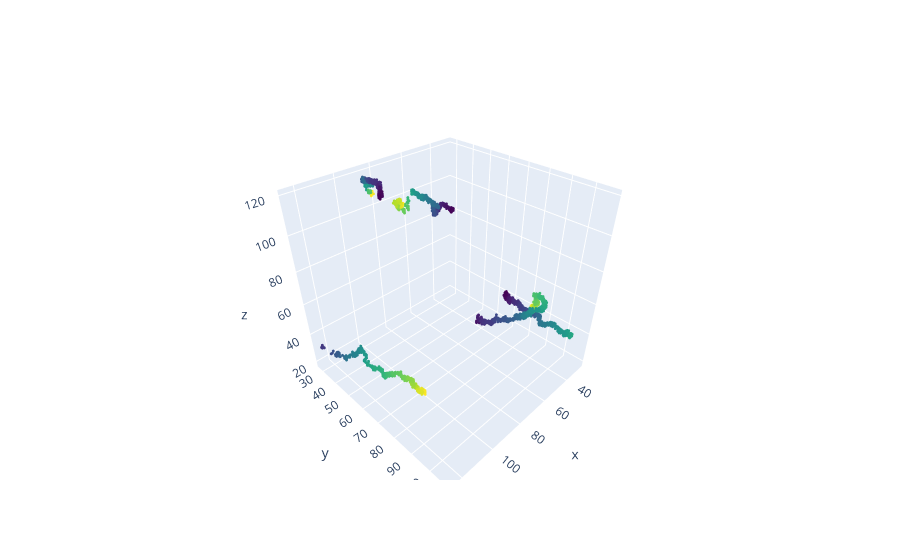

Notebook source saved alongside this figure:
### Code cell
#%% Plot with plotly.graph_objects
import easygui as gui
import pandas as pd
import plotly.graph_objects as go
from plotly.offline import plot, iplot, init_notebook_mode

init_notebook_mode(connected=True) 

# # To plot csv files
PATH = gui.fileopenbox(default='/media/erick/NuevoVol/LINUX_LAP/PhD/', filetypes='.csv')
# POSITIONS = pd.read_csv(PATH, index_col=0)
POSITIONS = pd.read_csv(PATH)
# POSITIONS = data[0]

fig = go.Figure(data=[go.Scatter3d(
    x=POSITIONS['X'], 
    y=POSITIONS['Y'], 
    z=POSITIONS['Z'],
    mode='markers', 
    marker=dict(
        size=1,
        color=POSITIONS['FRAME'].values,
        colorscale='Viridis'
        ),
    hovertext=['X+Y+Z+FRAME'],
    hoverinfo='all'
    
)])

fig['layout']['scene']['aspectmode'] =  'cube'
fig.show()
# iplot(fig)     # To show externatlly

### Figure 1 — Plotly figure (JSON) as saved in the notebook; plotly's stock layout.template omitted (floating-point values rounded to 4 significant figures; data arrays with more than 128 entries replaced by an {"elided": "..."} marker saying what was removed)
{"data": [{"hoverinfo": "all", "hovertext": ["X+Y+Z+FRAME"], "marker": {"color": {"elided": "6451 int values"}, "colorscale": [[0, "#440154"], [0.1111, "#482878"], [0.2222, "#3e4989"], [0.3333, "#31688e"], [0.4444, "#26828e"], [0.5556, "#1f9e89"], [0.6667, "#35b779"], [0.7778, "#6ece58"], [0.8889, "#b5de2b"], [1, "#fde725"]], "size": 1}, "mode": "markers", "type": "scatter3d", "x": {"elided": "6451 float values"}, "y": {"elided": "6451 float values"}, "z": {"elided": "6451 float values"}}], "layout": {"scene": {"aspectmode": "cube"}}}
